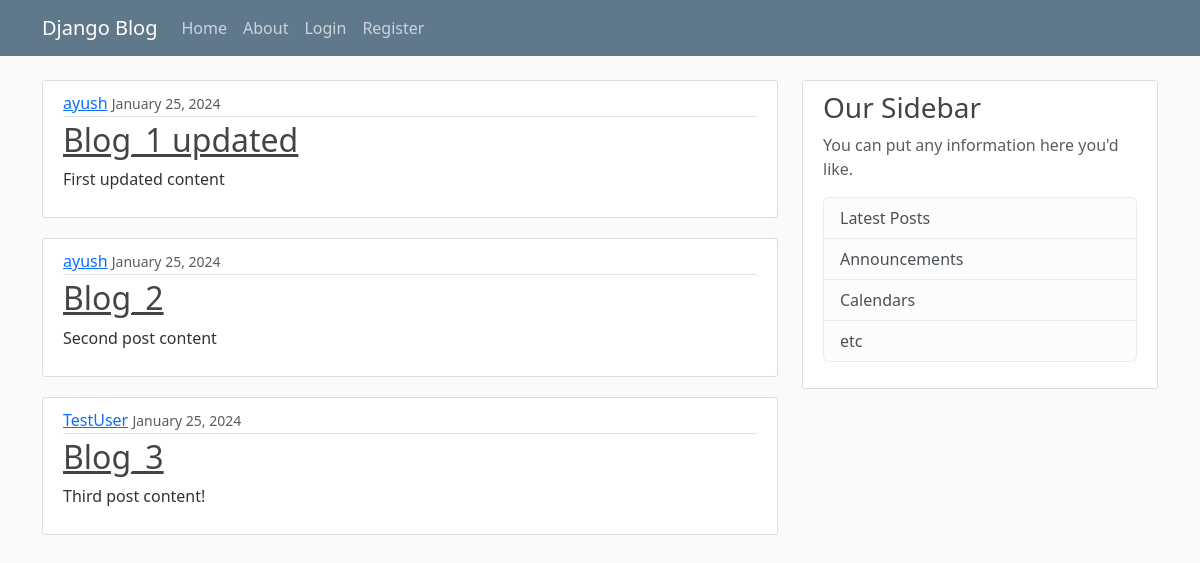
/, run on an earlier commit of the app's database.
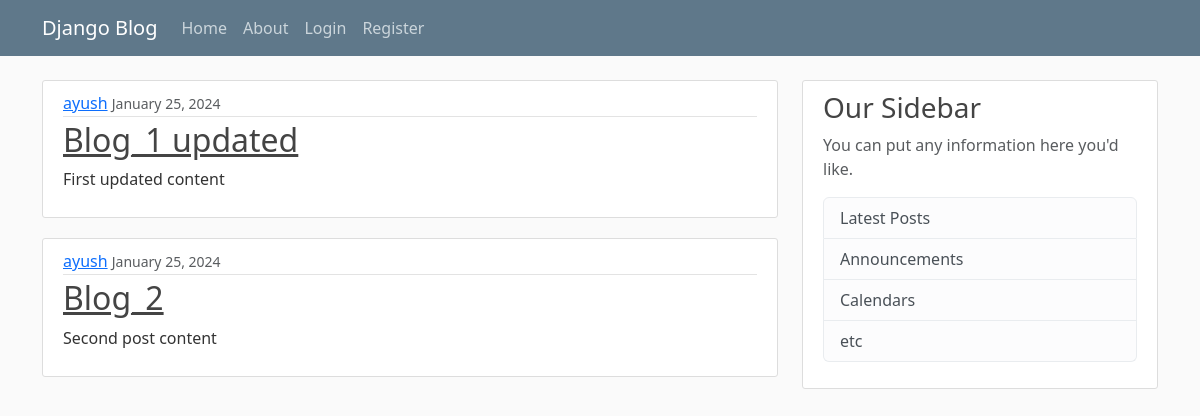
And on a later commit of the database.
### blog/models.py (models this page shows, shortened)
class Post(models.Model):
    title = models.CharField(max_length = 100)
    content = models.TextField()
    date_posted = models.DateTimeField(default = timezone.now)
    author = models.ForeignKey(User, on_delete = models.CASCADE)

### blog/views.py (the view)
# urls.py: path('', views.home, name="blog_home"),
def home(request):
    return render(request, "blog/home.html",{
        'posts':Post.objects.all()
    })

### blog/templates/blog/home.html
{% extends "blog/base.html"%}
{% block content%}
    {%  for post in posts %}
    <article class="media content-section">
        <div class="media-body">
          <div class="article-metadata">
            <a class="mr-2" href="#">{{ post.author }}</a>
            <small class="text-muted">{{ post.date_posted|date:"F d, Y" }}</small>
          </div>
          <h2><a class="article-title" href="#">{{ post.title }}</a></h2>
          <p class="article-content">{{ post.content }}</p>
        </div>
      </article>
    {% endfor %}
{% endblock content%}

### blog/templates/blog/base.html (shortened to what this page needs)
{% load static %}
<!DOCTYPE html>
<html lang="en">
<head>
    <link href="https://cdn.jsdelivr.net/npm/bootstrap@5.3.2/dist/css/bootstrap.min.css" rel="stylesheet">
    <link rel="stylesheet" href="{% static 'blog/main.css' %}" type="text/css">
</head>
<body>
    <header class="site-header">
        <nav class="navbar navbar-expand-md navbar-dark bg-steel fixed-top">
          <div class="container">
            <a class="navbar-brand mr-4" href="{% url 'blog_home' %}">Django Blog</a>
            <div class="collapse navbar-collapse" id="navbarToggle">
              <div class="navbar-nav mr-auto">
                <a class="nav-item nav-link" href="{% url 'blog_home' %}">Home</a>
                <a class="nav-item nav-link" href="{% url 'blog_about' %}">About</a>
              </div>
              <div class="navbar-nav">
                {% if user.is_authenticated %}
                <form method="post" action="{% url 'logout' %}">
                  {% csrf_token %}
                  <button type="submit" class="btn bg-transparent">Logout</button>
                </form>
                {% else %}
                  <a class="nav-item nav-link" href="{% url 'login' %}">Login</a>
                  <a class="nav-item nav-link" href="{% url 'register' %}">Register</a>
                {% endif %}
              </div>
            </div>
          </div>
        </nav>
    </header>
    <main role="main" class="container">
        <div class="row">
          <div class="col-md-8">
            {% block content %}{% endblock %}
          </div>
          <div class="col-md-4">
            <div class="content-section">
              <h3>Our Sidebar</h3>
              <p class='text-muted'>You can put any information here you'd like.
                <ul class="list-group">
                  <li class="list-group-item list-group-item-light">Latest Posts</li>
                  <li class="list-group-item list-group-item-light">Announcements</li>
                  <li class="list-group-item list-group-item-light">Calendars</li>
                  <li class="list-group-item list-group-item-light">etc</li>
                </ul>
              </p>
            </div>
          </div>
        </div>
    </main>
</body>
</html>

### blog/static/blog/main.css (style rules this page uses)
body { background: #fafafa; color: #333333; margin-top: 5rem; }
h1, h2, h3, h4, h5, h6 { color: #444444; }
ul { margin: 0; }
.bg-steel { background-color: #5f788a; }
.site-header .navbar-nav .nav-link { color: #cbd5db; }
.content-section { background: #ffffff; padding: 10px 20px; border: 1px solid #dddddd; border-radius: 3px; margin-bottom: 20px; }
.article-title { color: #444444; }
.article-content { white-space: pre-line; }
.article-metadata { padding-bottom: 1px; margin-bottom: 4px; border-bottom: 1px solid #e3e3e3 }

What changed in the data, as far as the page shows it:
removed Post: author "TestUser", date_posted "January 25, 2024", title "Blog_3", content "Third post content!"
